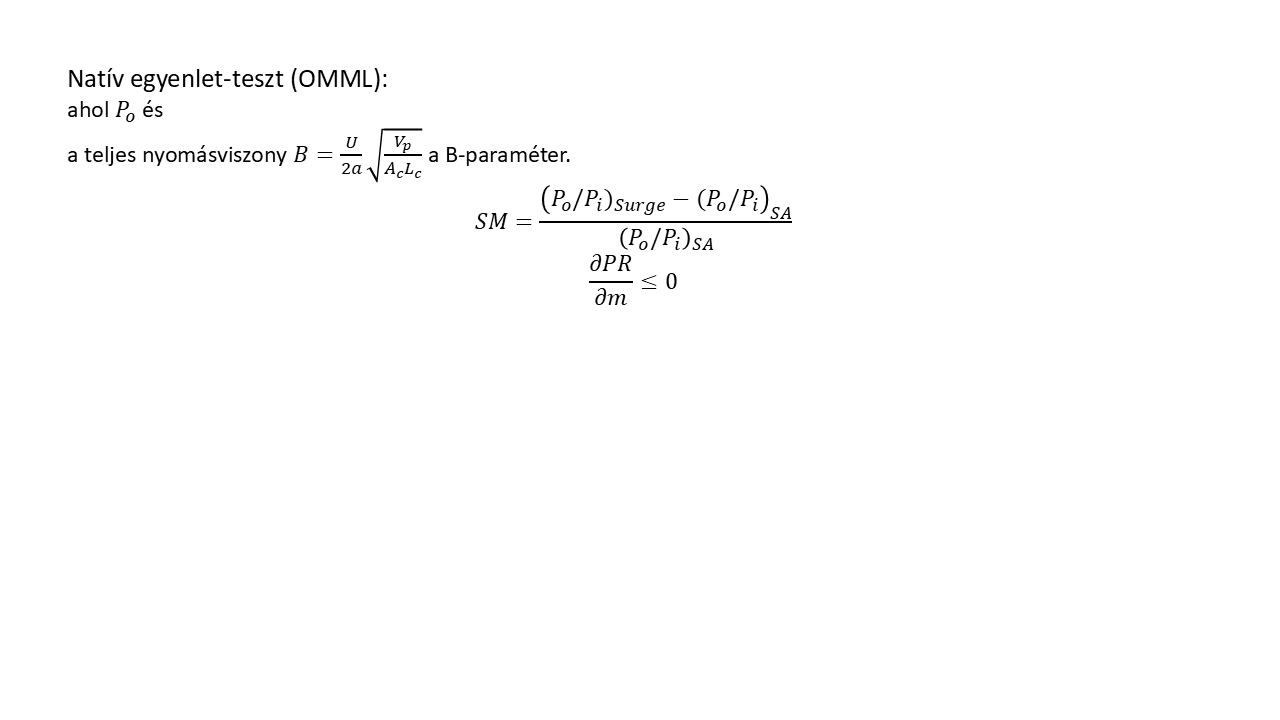
#> input picture scripts/_eq_lab/test1.png, 1280 x 720 px
$ python -i _auto_crop.py   (imports and definitions only)
#> lines starting #> are read from the running program, lines starting #| are printed output that depends on the picture; after the words box and inside, x2 and y2 are one past the last pixel; in counts of white or black regions, pixels touching at a corner belong together
"""
_auto_crop.py -- Pillow-alapú auto-crop utility.
Fehér háttéren lévő ábrákból levágja a margókat.
Csak born-digital (vektoros) PNG-kre alkalmazandó.
"""
from pathlib import Path
from PIL import Image, ImageOps

WHITESPACE_THRESHOLD = 245   # px < ennél = tartalom (0..255 skálán)
MIN_CROP_RATIO = 0.08        # legalább 8% eltávolított terület → érdemes vágni
PADDING = 10                 # px padding a bbox körül


def auto_crop(img_path: Path) -> tuple[bool, float | None]:
    """
    Megpróbálja automatikusan kivágni az ábra-régiót fehér háttérből.

    Visszatér: (cropped: bool, ratio: float | None)
      - cropped=True  → crop történt, img_path helyben felülírva
      - cropped=False → nem érdemes / sikertelen
      - ratio         → levágott terület aránya (0..1), vagy None hiba esetén
    """
#> called with img_path = '_eq_lab/test1.png'
    try:
        img = Image.open(img_path).convert("RGB")
#> img is the input picture: PIL image 1280x720 RGB; min 0, max 255, mean 253.2
        w, h = img.size
#> w = 1280; h = 720

        # Grayscale → bináris kép: tartalom=0, fehér=255
        gray = img.convert("L")
        binary = gray.point(lambda px: 0 if px < WHITESPACE_THRESHOLD else 255, "L")
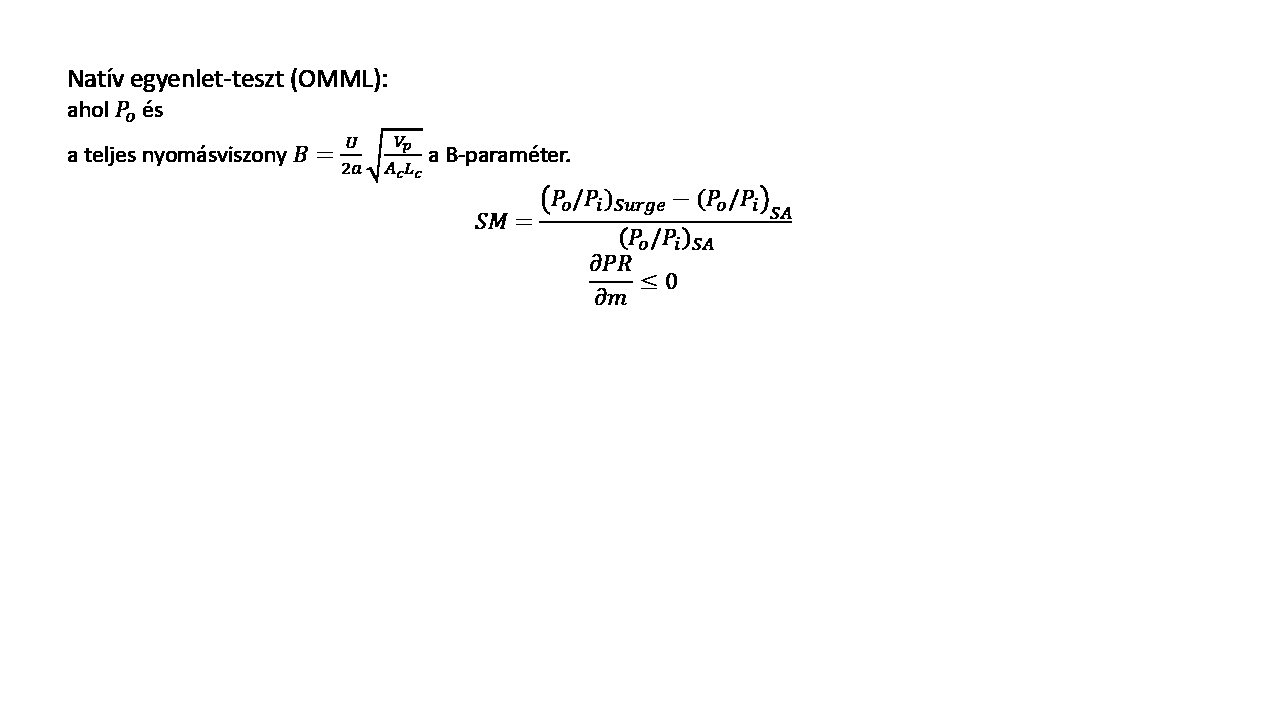
#> binary: PIL image 1280x720 L; 99% white; black in thin lines or dots, all inside (x1, y1, x2, y2) = (68, 68, 792, 305)

        # getbbox() a nem-fekete pixeleket keresi → invertálás kell
        inverted = ImageOps.invert(binary)
        bbox = inverted.getbbox()
#> bbox = (68, 68, 792, 305)

        if bbox is None:
            # Teljesen fehér kép
            return False, 0.0

        x1, y1, x2, y2 = bbox
#> x1 = 68; y1 = 68; x2 = 792; y2 = 305
        w_crop = x2 - x1
#> w_crop = 724
        h_crop = y2 - y1
#> h_crop = 237
        ratio = 1.0 - (w_crop * h_crop) / (w * h)
#> ratio = 0.814

        if ratio < MIN_CROP_RATIO:
            return False, ratio

        # PADDING hozzáadása, képhatáron belül maradva
        x1 = max(0, x1 - PADDING)
#> x1 = 58
        y1 = max(0, y1 - PADDING)
#> y1 = 58
        x2 = min(w, x2 + PADDING)
#> x2 = 802
        y2 = min(h, y2 + PADDING)
#> y2 = 315

        cropped = img.crop((x1, y1, x2, y2))
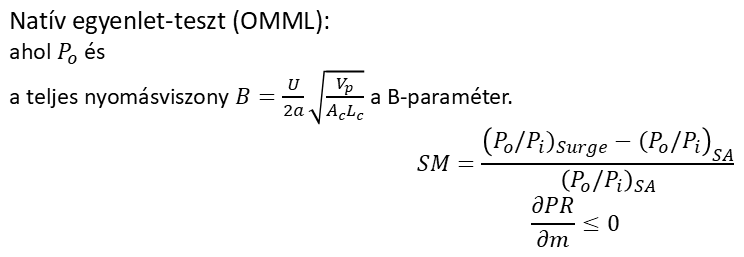
#> cropped: PIL image 744x257 RGB; min 0, max 255, mean 246.1
        cropped.save(str(img_path), "PNG")
        return True, ratio

    except Exception as e:
        print(f"  AUTO-CROP HIBA ({img_path.name}): {e}")
        return False, None

>>> result = auto_crop('_eq_lab/test1.png')
#> result = (True, 0.814)
